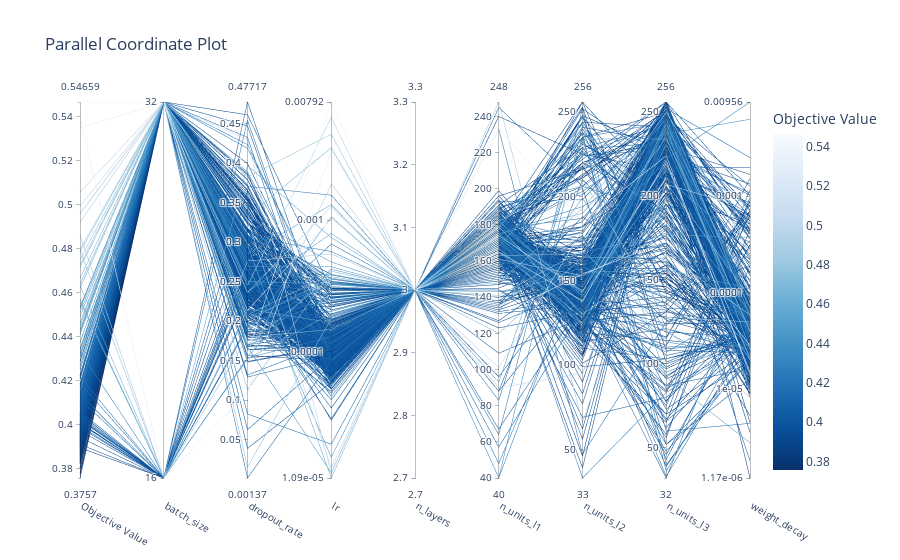

The cell this chart's notebook holds for it:
### Code cell
optuna.visualization.plot_parallel_coordinate(study)

### Figure 1 — Plotly figure (JSON) as saved in the notebook; plotly's stock layout.template omitted (floating-point values rounded to 4 significant figures; data arrays with more than 128 entries replaced by an {"elided": "..."} marker saying what was removed)
{"data": [{"dimensions": [{"label": "Objective Value", "range": [0.3757, 0.5466], "values": {"elided": "521 float values"}}, {"label": "batch_size", "range": [0, 1], "ticktext": ["16", "32"], "tickvals": [0, 1], "values": {"elided": "521 int values"}}, {"label": "dropout_rate", "range": [0.001375, 0.4772], "values": {"elided": "521 float values"}}, {"label": "lr", "range": [-4.961, -2.101], "ticktext": ["1.09e-05", "0.0001", "0.001", "0.00792"], "tickvals": [-4.961, -4, -3, -2.101], "values": {"elided": "521 float values"}}, {"label": "n_layers", "range": [3, 3], "values": {"elided": "521 int values"}}, {"label": "n_units_l1", "range": [40, 248], "values": {"elided": "521 int values"}}, {"label": "n_units_l2", "range": [33, 256], "values": {"elided": "521 int values"}}, {"label": "n_units_l3", "range": [32, 256], "values": {"elided": "521 int values"}}, {"label": "weight_decay", "range": [-5.933, -2.019], "ticktext": ["1.17e-06", "1e-05", "0.0001", "0.001", "0.00956"], "tickvals": [-5.933, -5, -4, -3, -2.019], "values": {"elided": "521 float values"}}], "labelangle": 30, "labelside": "bottom", "line": {"color": {"elided": "521 float values"}, "colorbar": {"title": {"text": "Objective Value"}}, "colorscale": [[0, "rgb(247,251,255)"], [0.125, "rgb(222,235,247)"], [0.25, "rgb(198,219,239)"], [0.375, "rgb(158,202,225)"], [0.5, "rgb(107,174,214)"], [0.625, "rgb(66,146,198)"], [0.75, "rgb(33,113,181)"], [0.875, "rgb(8,81,156)"], [1, "rgb(8,48,107)"]], "reversescale": true, "showscale": true}, "type": "parcoords"}], "layout": {"title": {"text": "Parallel Coordinate Plot"}}}
